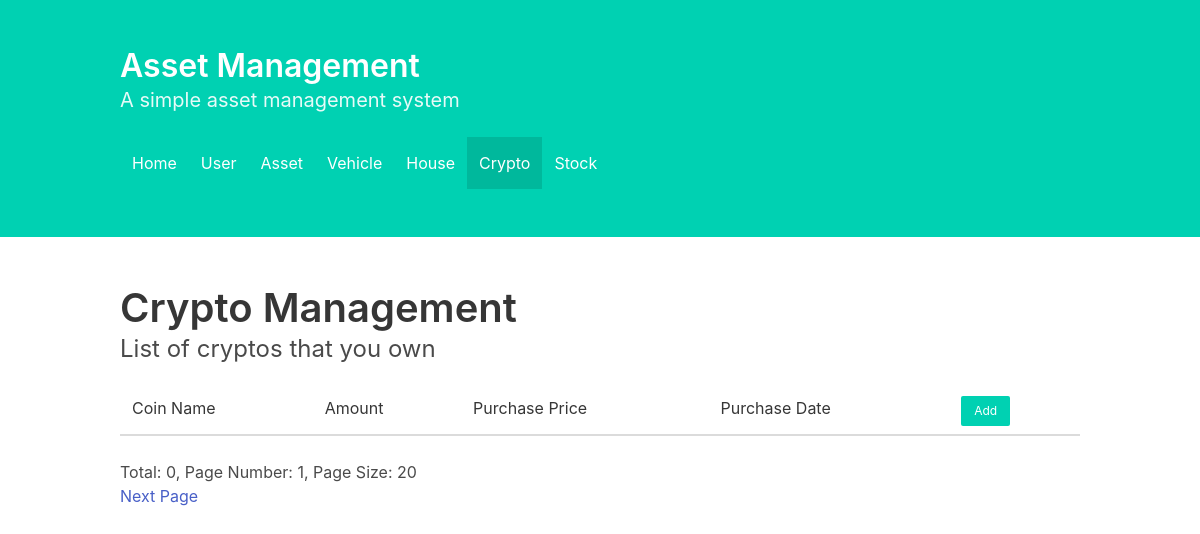
The app's page /crypto, older data.
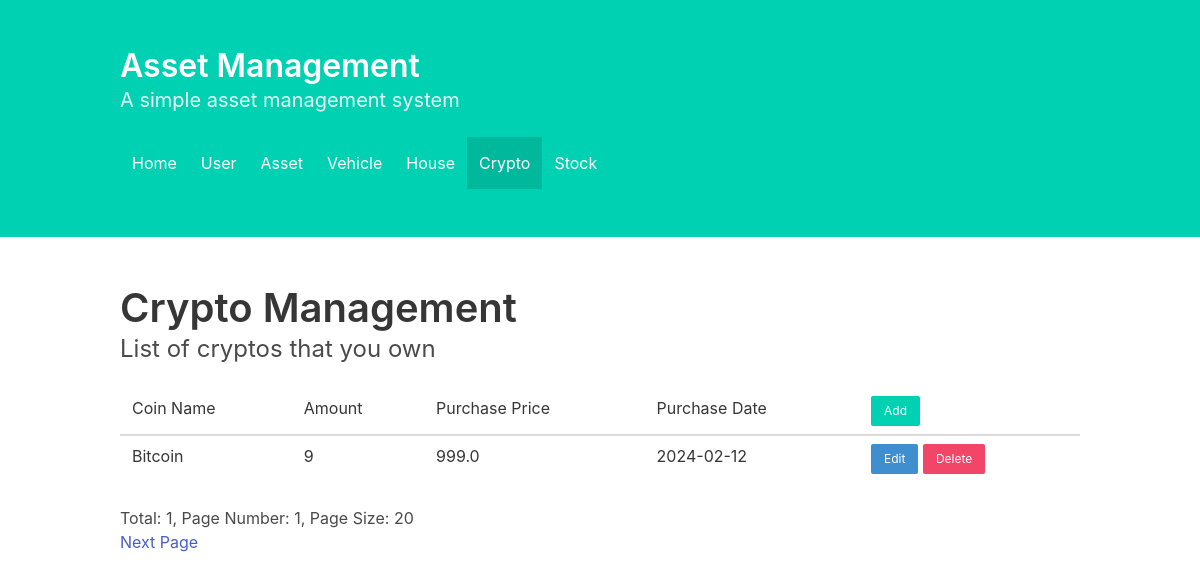
The same page, newer data.
### aerc_website/models.py (models this page shows)
class Crypto(models.Model):
    asset = models.ForeignKey(Asset, on_delete=models.CASCADE)
    coin_name = models.CharField(max_length=10, default='')
    amount = models.IntegerField(default=0)
    purchase_price = models.FloatField(default=0)
    purchase_date = models.DateTimeField(auto_now_add=True)

### aerc_website/views.py (the view, shortened to what this page needs)
# urls.py: path('crypto', views.crypto, name='crypto'),
@csrf_exempt
def crypto(request):
    context = {}
    if request.method == "GET":
        viewtype = request.GET.get('vt', 'list')
        if VIEWTYPE[viewtype] is VIEWTYPE.list:
            total = Crypto.objects.count()
            size = int(request.GET.get('size', 20))
            page = int(request.GET.get('page', 1))
            data = Crypto.objects.all()[(page-1)*size:page*size]
            context['total'] = total
            context['size'] = size
            context['page'] = page
            context['data'] = data
            context['hasPrev'] = page > 1
            context['hasNext'] = page * size + len(data) != total
            context['pagePrev'] = page - 1
            context['pageNext'] = page + 1
            return render(request, 'crypto/index.html', context)
        elif VIEWTYPE[viewtype] is VIEWTYPE.detail:
            id = int(request.GET.get('id', 0))
            context['id'] = id
            if id > 0:
                context['data'] = Crypto.objects.get(id=id)
            return render(request, 'crypto/detail.html', context)

### aerc_website/templates/crypto/index.html (shortened to what this page needs)
<!DOCTYPE html>
{% load static %}
<html lang="en">
<head>
    <link href="https://cdn.jsdelivr.net/npm/bulma@0.9.4/css/bulma.min.css" rel="stylesheet">
    <link href="{% static 'css/styles.css' %}" rel="stylesheet">
</head>
<body>
<main>
    <section class="hero is-primary">
        <div class="hero-body">
            <div class="container">
                <h1 class="title">
                    Asset Management
                </h1>
                <h2 class="subtitle">
                    A simple asset management system
                </h2>
                <nav aria-label="main navigation" class="navbar" role="navigation">
                    <div class="navbar-menu" id="navbarBasicExample">
                        <div class="navbar-start">
                            <a class="navbar-item" href="/">
                                Home
                            </a>
                            <a class="navbar-item" href="/user">
                                User
                            </a>
                            <a class="navbar-item" href="/asset">
                                Asset
                            </a>
                            <a class="navbar-item" href="/vehicle">
                                Vehicle
                            </a>
                            <a class="navbar-item" href="/house">
                                House
                            </a>
                            <a class="navbar-item is-active" href="/crypto">
                                Crypto
                            </a>
                            <a class="navbar-item" href="/stock">
                                Stock
                            </a>
                        </div>
                    </div>
                </nav>
            </div>
        </div>
    </section>
    <section class="section">
        <div class="container">
            <h2 class="title is-2">Crypto Management</h2>
            <p class="subtitle is-4">List of cryptos that you own</p>
            <div class="table-container">
                <table class="table is-striped is-hoverable is-fullwidth">
                    <thead>
                    <tr>
                        <td>Coin Name</td>
                        <td>Amount</td>
                        <td>Purchase Price</td>
                        <td>Purchase Date</td>
                        <td>
                            <a class="button is-primary is-small" href="?vt=detail">Add</a>
                        </td>
                    </tr>
                    </thead>
                    <tbody>
                    {% for x in data %}
                    <tr>
                        <td>{{ x.coin_name }}</td>
                        <td>{{ x.amount }}</td>
                        <td>{{ x.purchase_price }}</td>
                        <td>{{ x.purchase_date|date:'Y-m-d' }}</td>
                        <td>
                            <form action="crypto" method="post">
                                <a class="button is-info is-small" href="?vt=detail&id={{ x.id }}">Edit</a>
                                <input type="submit" value="Delete" class="button is-danger is-small" />
                            </form>
                        </td>
                    </tr>
                    {% endfor %}
                    </tbody>
                </table>
            </div>
            <div>
                Total: {{ total }}, Page Number: {{ page }}, Page Size: {{ size }}
            </div>
            <div>
                {% if hasNext %}
                <a href="?size=20&page={{ pageNext }}">Next Page</a>
                {% endif %}
            </div>
        </div>
    </section>
</main>
</body>
</html>

Row changes from the older to the newer data that the page shows:
added Crypto: coin_name "Bitcoin", amount "9", purchase_price "999.0", purchase_date "2024-02-12"
Text that changed along with them:
{{ total }}: "0" → "1"
